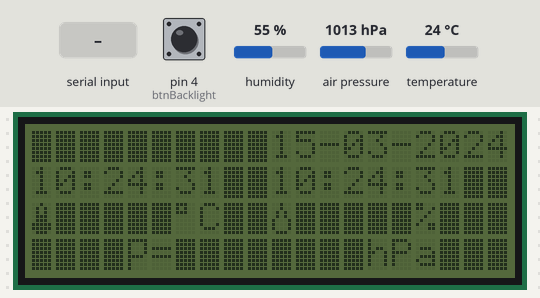
Simulated run of this sketch. Board: Arduino Uno, built with avr-gcc and run on an emulated ATmega328P. Parts: 20×4 character LCD. Wiring (inferred from the names in the program): DS3231 clock at I2C address 0x68. The inputs (shaded band) are chosen by the test bench; at power-on: air pressure 1013 hPa, pin 4 (btnBacklight) HIGH, humidity 55 %, temperature 24 °C. The local clock reads 2024-03-15 10:24:30 at power-on unless the sketch sets it; what the sketch prints to the serial monitor is not drawn.

Above: at 1.7 s.
1.8 s: air pressure set to 952 hPa
At 4.4 s:
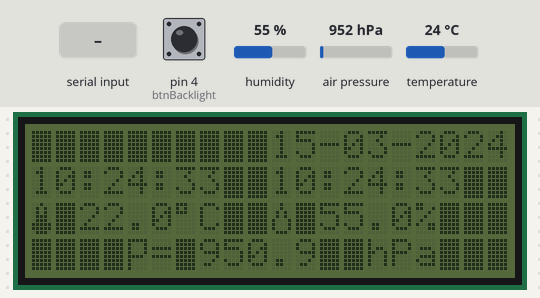
6.2 s: pin 4 (btnBacklight) pulled LOW for 3.2 s
At 12.7 s:
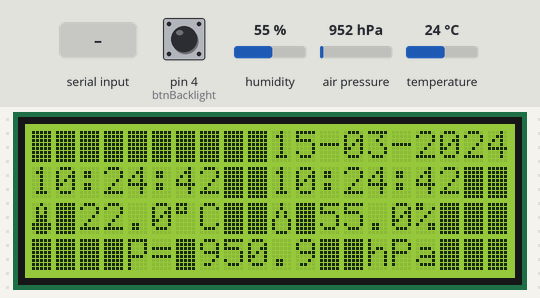
15.8 s: air pressure set to 1025 hPa
At 19.4 s:
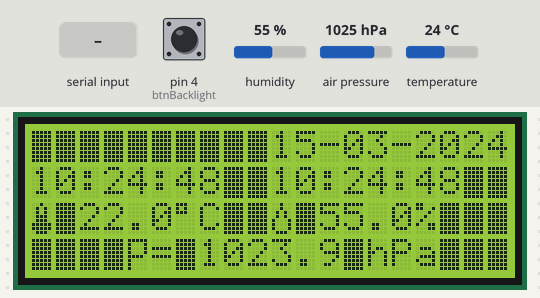
21.1 s: pin 4 (btnBacklight) pulled LOW for 3.2 s
At 30.6 s:
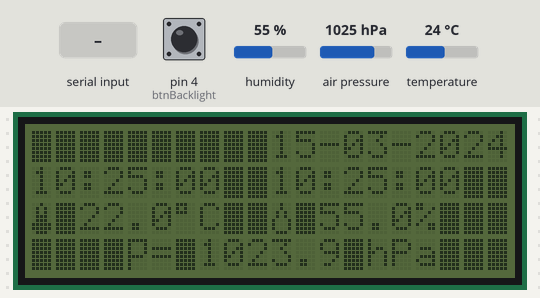
30.7 s: " " received over Serial
37.3 s: humidity set to 22 %
At 40.6 s:
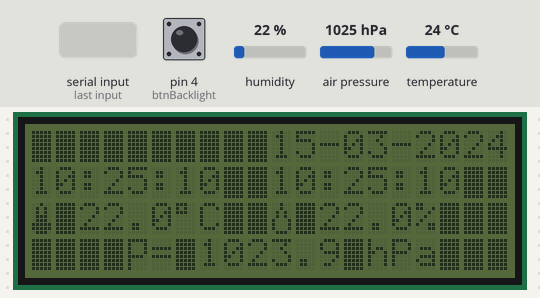
Timing chart, 0 to 41.7 s (numbered marks = the images above; inputs shaded):
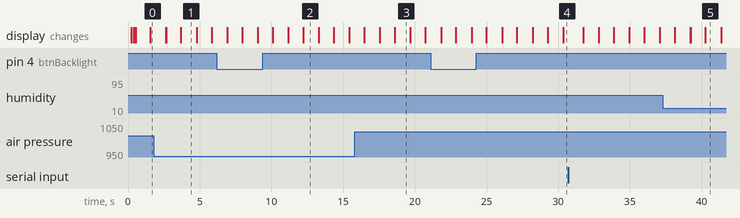

Measured:
- after the input at 1.8 s, the display: first changes after 0.84 s (image 1 shows a later state)
- after the input at 6.2 s, the display: first differs from a run without the input after 5.0 s (image 2 shows a later state)
- after the input at 15.8 s, the display: first differs from a run without the input after 1.7 s (image 3 shows a later state)
- after the input at 21.1 s, the display: first differs from a run without the input after 5.0 s (image 4 shows a later state)
- what the display in image 1 shows lasts 1.1 s, from 3.7 s to 4.8 s

The sketch:

Ham_Shack_Display_v1.5.ino
```cpp
/* HAM Shack Information Display  Sketch version 1.4   02-13-2010
 **************************************************************************************************
 *  Sketch to display Callsign, Date, UTC and Local Time, Temperature, Humidity and Barometric
 *  Airpressure on a 20 x 4 I2C LCD display
 *  This sketch is designed on a Arduino Nano. Arduino Uno is tested without any problem.
 *  Using a DS1307 Clockmodule, a AM2320 (DHT22) or similar Temperature and Humidity sensor and a BMP250/BME280 Barometric
 *  Airpressure sensor on Arduino.
 *  For the clockmodule you can also use a DS3231 RTC without need to change the library
 *  This sketch provides automatic switching of Summer- and Wintertime based on Central Europeen Time
 ****************************************************************************************************

   *** Clockmodule ***
   Initialisation of date and time, based on UTC, has te be done before running this sketch
   For this purpose, you can use the SetTime example in the library of the DS1307 Clockmodule
   You have to do this only once

   *** Initialisation Date and Time (UTC) in Clockmodule ***
   *************************************
   * Switch your PC to UTC time first ! *
   * ***********************************
   Go to the DS1307 Library amd select Examples
   Select the directory SetTime and the sketch TimeSet.ino
   Put on the Serial Monitor and run this sketch
   Date and time will be set automaticaly.
   Close this temporary sketch and run this HAM Shack Display sketch

***************************************************************************************************

   *** Personal info and Selections ***
   Via the serial monitor you can set your Callsign and preferences for the Date format
   Help information is provided

   ***  CALLSIGN ***
   Put in your own Callsign

   *** Date format ***
   Select your preferences to display the Date Format
   You can select : dd-mm-yyy or ddMMMyyyy ( Example: 27-11-2018 of 10NOV2018

   *** Backlight *** (Modified 02-13-2019)
   Its possible to switch On and Off the Backlight via a push button.
   Pin D4 is input. Take Pin D4 with a 100K resistor to ground ( also if you don't use the push Button ! )
   Connect the push button between +5 V and Pin D4 ( Arduino Nano)
   Extra: Build in automatic switch off backlight during night hours
   A lines 143 and 144 you can define start and stoptime of automatic backlight switch

   *** Barometric module ***
   In this sketch the Adafruit BMP280 is used, because this sensor can use 5V power and I2C bus
   Barometric Airpressure is displayed in hPa
   If you use Barometric module BME280 instead of BMP280, you have to use another Library and make some changes
   in this sketch on lines 71/72 and 184/185

   *** Corrections of displayed values ***
   Not all available sensors are equal
   If necessary, you can correct the displayed value of Temperature, Humidity and Barometric Air Pressure
   for your environment. See the mentioned lines in the sketch

   ***********************************************************************************************
   This sketch is based on the original simple design "Clock with Thermometer using Arduino" by Timofte Andrei,
   Translated and modified by Cor Struyk PA0GTB. The code is altered and further structured by Edwin Arts, PA7FRN
   Final Version 1.0 15 April 2017
   **********************************************************************************************
*/

#include <Wire.h>
#include <LiquidCrystal_I2C.h>
#include <AM2320.h>          // temperature / humidity sensor
#include <Time.h>
#include <Timezone.h>
#include <DS1307RTC.h>       // Clockmodule
#include <Adafruit_Sensor.h>
#include <Adafruit_BMP280.h> // Barometric sensor BMP280
//  #include <Adafruit_BME280.h> // Barometric sensor BME280
#include <EEPROM.h>

#define VERSION_STRING "V1.1"

#define BMP_SCK 13
#define BMP_MISO 12
#define BMP_MOSI 11
#define BMP_CS 10

#define LED_OFF 0
#define LED_ON 1

#define LCD_ROW_COUNT  4
#define LCD_COL_COUNT 20

#define LCD_ROW_DATE 0
#define LCD_ROW_CALL 0
#define LCD_ROW_UTC  1
#define LCD_ROW_TIME 1
#define WEATHER_ROW   2

#define PRESSURE_ROW 3

//positions in LCD row 0
#define LCD_COL_CALL   1
#define LCD_EMPTY_CALL "          "
#define LCD_COL_DATE   10
#define LCD_EMPTY_DATE "          "

//positions in LCD row 1
#define LCD_COL_UTC   0
#define LCD_COL_TIME 10

//positions in LCD row 2
#define THERM_SYMBOL_COL     0
#define THERM_VALUE_COL      2
#define GRAD_SYMBOL_COL      6
#define HUMIDITY_SYMBOL_COL 10
#define HUMIDITY_VAL_COL    12
#define PROC_SYMBOL_COL     16

//positions in LCD row 3
#define PRESSURE_SYMBOL_COL  4
#define PRESSURE_VAL_COL     7
#define MBAR_COL            14

#define THERM_SYMBOL    1
#define HUMIDITY_SYMBOL 2
#define PRESSURE_SYMBOL 3

#define DATE_FORMAT_dd_mm_yyyy 0
#define DATE_FORMAT_ddMMMyyyy  1
#define DATE_FORMAT_MAX        1

#define CMD_CALL    "call"
#define CMD_DF      "df"

#define ADDR_CALL        0
#define ADDR_DATE_FORMAT 10

#define BTN_STATE_CLOSING 0
#define BTN_STATE_CLOSED  1
#define BTN_STATE_OPENING 2
#define BTN_STATE_OPENED  3

#define MIN_CLOSING_TIME 10  // milliseconds
#define MIN_OPENING_TIME 50  // milliseconds

// Define start an stoptime for automatic Backligh switch
#define BG_ON_HOUR   8
#define BG_OFF_HOUR 24

int dateFormat = DATE_FORMAT_dd_mm_yyyy;

// change these strings if you want another language than Dutch
String strMonth[12] = {
	"JAN", "FEB", "MRT",  "APR",  "MEI",  "JUN",  "JUL",  "AUG",  "SEP",  "OKT",  "NOV",  "DEC"
};

// Design of special Symbols

byte thermometer[8] = // Thermometer Symbol
{
    B00100,
    B01010,
    B01010,
    B01110,
    B01110,
    B11111,
    B11111,
    B01110
};

byte humiditySymbol[8] = // Humidity Symbol
{
    B00100,
    B00100,
    B01010,
    B01010,
    B10001,
    B10001,
    B10001,
    B01110,
};

byte pressure[8] = // Airpressure Symbol
{
    B11111,
    B10001,
    B10001,
    B10001,
    B11110,
    B10000,
    B10000,
    B10000
};

// Declare several Objects

// Temperature and Humidity Sensor
AM2320 th;

// Barometric sensor - Choose the Right Module !

Adafruit_BMP280 bme; // I2C bus for BMP280
//  Adafruit_BME280 bme; // I2C bus voor BME280

//Central European Time (Amsterdam, Frankfurt, Paris)
TimeChangeRule CEST = {"CEST", Last, Sun, Mar, 2, 120};     //Central European Summer Time
TimeChangeRule CET = {"CET ", Last, Sun, Oct, 3, 60};       //Central European Standard Time
Timezone CE(CEST, CET);

TimeChangeRule *tcr;        //pointer to the time change rule, use to get the TZ abbrev
time_t utc;

const unsigned long taskTime = 2000;
unsigned long taskTimer = 0;
String callsign = "<callsign>";


/* Display
   set the LCD address to 0x27 for a 20 chars 4 line display
   Set the pins on the I2C chip used for LCD connections:
*/

LiquidCrystal_I2C lcd(0x27, 2, 1, 0, 4, 5, 6, 7, 3, POSITIVE);

// Initital state of inputs for switching backlight display by button
const int btnBacklight = 4;
int buttonState = BTN_STATE_OPENED;
boolean backlightManual = false;
boolean backLightOn = false;
unsigned long timeBtnStateClosing = 0;
unsigned long timeBtnStateOpening = 0;

void setup() {
  Serial.begin(9600);
  Wire.begin();
  !bme.begin();

  pinMode(btnBacklight, INPUT);  // input for switching Backlight

  // Initialisation of display and used Symbols
  lcd.begin(LCD_COL_COUNT, LCD_ROW_COUNT);
  lcd.setBacklight(LED_OFF);  // Switch backlight OFF

  lcd.clear();
  lcd.createChar(THERM_SYMBOL,thermometer);
  lcd.createChar(HUMIDITY_SYMBOL,humiditySymbol);
  lcd.createChar(PRESSURE_SYMBOL,pressure);

  // Get time from RTC
  Wire.beginTransmission(0x68);
  Wire.write(0x07); // move pointer to SQW address
  Wire.write(0x10); // sends 0x10 (hex) 00010000 (binary) to control register - turns on square wave
  Wire.endTransmission();

  setSyncProvider(RTC.get);

  callsign = stringFromEeprom(ADDR_CALL);
  dateFormat = EEPROM.read(ADDR_DATE_FORMAT);
  if (dateFormat > DATE_FORMAT_MAX) {
    dateFormat = 0;
  }

  lcd.setCursor(LCD_COL_CALL, LCD_ROW_CALL);
  lcd.print(callsign);

  lcd.setCursor(THERM_SYMBOL_COL, WEATHER_ROW);
  lcd.write(THERM_SYMBOL);

  lcd.setCursor(GRAD_SYMBOL_COL, WEATHER_ROW);
  lcd.print((char)223); //temperature degree symbol
  lcd.print("C");

  lcd.setCursor(HUMIDITY_SYMBOL_COL, WEATHER_ROW);
  lcd.write(HUMIDITY_SYMBOL);

  lcd.setCursor(PROC_SYMBOL_COL, WEATHER_ROW);
  lcd.print("%");

  lcd.setCursor(PRESSURE_SYMBOL_COL, PRESSURE_ROW);
  lcd.write(PRESSURE_SYMBOL);
  lcd.print("=");
  lcd.setCursor(MBAR_COL, PRESSURE_ROW);
  lcd.print("hPa");

  Serial.println("Ham_Shack_Information_Display " + String(VERSION_STRING));
  Serial.println("Settings can be made via this serial interface.");
  handleCommand("", "");
}

void loop() {   // begin of loop
  utc = now();
  time_t t = CE.toLocal(utc, &tcr);

  checkBtnBacklight();

  if (!backlightManual) {
	backLightOn = (hour(t) >= BG_ON_HOUR) && (hour(t) < BG_OFF_HOUR);
  }

  if (backLightOn) {
    lcd.setBacklight(LED_ON);
  }
  else {
    lcd.setBacklight(LED_OFF);
  }

  printTime(utc, LCD_COL_UTC , LCD_ROW_UTC );
  printTime(t  , LCD_COL_TIME, LCD_ROW_TIME);
  printDate(t  , LCD_COL_DATE, LCD_ROW_DATE);

  checkSerialInput();

  unsigned long currentMillis = millis();
  if (currentMillis - taskTimer >= taskTime) {
    taskTimer = currentMillis;
    show_weather();       //displaying temperature, humidity and air pressure
  }
}

void checkBtnBacklight() {
  int newPinState = digitalRead(btnBacklight);
  unsigned long timeCurrent = millis();

  switch (buttonState) {
    case BTN_STATE_CLOSING:
      if (newPinState == LOW) {
        buttonState = BTN_STATE_OPENED;
      }
      else {
        if (timeCurrent - timeBtnStateClosing >= MIN_CLOSING_TIME) {
          buttonState = BTN_STATE_CLOSED;
		  backlightManual = !backlightManual;
		  backLightOn = !backLightOn;
        }
      }
      break;
    case BTN_STATE_CLOSED:
      if (newPinState == LOW) {
         timeBtnStateOpening = millis();
         buttonState = BTN_STATE_OPENING;
      }
      break;
    case BTN_STATE_OPENING:
      if (newPinState == HIGH) {
        buttonState = BTN_STATE_CLOSED;
      }
      else if (timeCurrent - timeBtnStateOpening >= MIN_OPENING_TIME) {
        buttonState = BTN_STATE_OPENED;
      }
      break;
    case BTN_STATE_OPENED:
      if (newPinState == HIGH) {
         timeBtnStateClosing = millis();
         buttonState = BTN_STATE_CLOSING;
      }
      break;
  }
}
void checkSerialInput() {
  String input = Serial.readString();
  if (input != "") {
    Serial.println();
    Serial.println(input);
    input.trim();
    int idx = input.indexOf(" ");
    String cmd = input;
    String par = "";
    if (idx > -1) {
      cmd = input.substring(0, idx);
      par = input.substring(idx+1);
    }
    cmd.trim();
    par.trim();
    handleCommand(cmd, par);
  }
}

void handleCommand(String cmd, String par) {
  if (cmd == CMD_CALL) {
    if ((par == "?") || (par == "")) {
      Serial.print("type ");
      Serial.print(CMD_CALL);
      Serial.println(" followed by callsign, like:");
      Serial.print(CMD_CALL);
      Serial.println(" PA0GTB");
    }
    else {
      callsign = par;
      lcd.setCursor(LCD_COL_CALL, LCD_ROW_CALL);
      lcd.print(LCD_EMPTY_CALL);
      lcd.setCursor(LCD_COL_CALL, LCD_ROW_CALL);
      lcd.print(callsign);
      stringToEeprom(ADDR_CALL, callsign);
      Serial.print(callsign);
      Serial.println(" set");
    }
  }
  else if (cmd == CMD_DF) {
    if (par == "dd_mm_yyyy") {
      lcd.setCursor(LCD_COL_DATE, LCD_ROW_DATE);
      lcd.print(LCD_EMPTY_DATE);
      dateFormat = DATE_FORMAT_dd_mm_yyyy;
      EEPROM.write(ADDR_DATE_FORMAT, dateFormat);
      Serial.print(par);
      Serial.println(" set");
    }
    else if (par == "ddMMMyyyy") {
      lcd.setCursor(LCD_COL_DATE, LCD_ROW_DATE);
      lcd.print(LCD_EMPTY_DATE);
      dateFormat = DATE_FORMAT_ddMMMyyyy;
      EEPROM.write(ADDR_DATE_FORMAT, dateFormat);
      Serial.print(par);
      Serial.println(" set");
    }
    else {
      Serial.print("type ");
      Serial.print(CMD_DF);
      Serial.println(" followed by format. Valid formats are:");
      Serial.print(CMD_DF);
      Serial.println(" dd_mm_yyyy");
      Serial.print(CMD_DF);
      Serial.println(" ddMMMyyyy");
    }
  }
   else {
     Serial.println("Valid commands are:");
     Serial.print("  ");
     Serial.print(CMD_CALL);
     Serial.println(" to set the callsign"   );
     Serial.print("  ");
     Serial.print(CMD_DF);
     Serial.println(" to set the date format");
     Serial.print("  ");
  }
}

void show_weather() {
  th.Read();

  // Show Temperature and Humidity
  sPrintRightAlign((th.t-2), 4, 1, THERM_VALUE_COL , WEATHER_ROW); // If neccesay, correction of temperature t-x / t+x on display ( shown -2)
  sPrintRightAlign(th.h+0, 4, 1, HUMIDITY_VAL_COL, WEATHER_ROW);   // If neccesary, correction of humidity h-x / h+x on display   ( shown +0)

  // Show Barometric Airpressure
  sPrintRightAlign((bme.readPressure()/100-1.11), 4, 1, PRESSURE_VAL_COL, PRESSURE_ROW); // If neccesary, correction of air pressure hPa on display (shown -1,11)
}

void printTime(time_t t, int col, int row) {
  lcd.setCursor(col, row);
  sPrintDigits(hour(t));
  lcd.print(":");
  sPrintDigits(minute(t));
  lcd.print(":");
  sPrintDigits(second(t));
}

void printDate(time_t t, int col, int row) {
  lcd.setCursor(col, row);
  switch (dateFormat) {
    case DATE_FORMAT_dd_mm_yyyy:
      sPrintDigits(day(t));
      lcd.print("-");
      sPrintDigits(month(t));
      lcd.print("-");
      lcd.print(String(year(t)));
  	  break;
  	case DATE_FORMAT_ddMMMyyyy:
      sPrintDigits(day(t));
      lcd.print(strMonth[month(t)-1]);
      lcd.print(String(year(t)));
      break;
  }
}

void sPrintDigits(int val) {
  if(val < 10) {
    lcd.print("0");
  }
  lcd.print(String(val));
}

void sPrintRightAlign(float val, int positions, int decimals, int col, int row) {
  lcd.setCursor(col, row);
  String strVal = String(val, decimals);
  while (strVal.length() < positions) {
    strVal = " " + strVal;
  }
  lcd.print(strVal);
}

void stringToEeprom(int eepromAddress, String aString) {
  int stringLength = aString.length();
  EEPROM.write(eepromAddress, stringLength);
  for (int i=0; i<stringLength; i++) {
    EEPROM.write(eepromAddress+1+i, aString[i]);
  }
}

String stringFromEeprom(int eepromAddress) {
  String resultString = "";
  int stringLength = EEPROM.read(eepromAddress);
  for (int i=0; i<stringLength; i++) {
    resultString = resultString + " ";
    resultString[i] = EEPROM.read(eepromAddress+1+i);
  }
  return resultString;

}

/* ( THE END ) */
```
